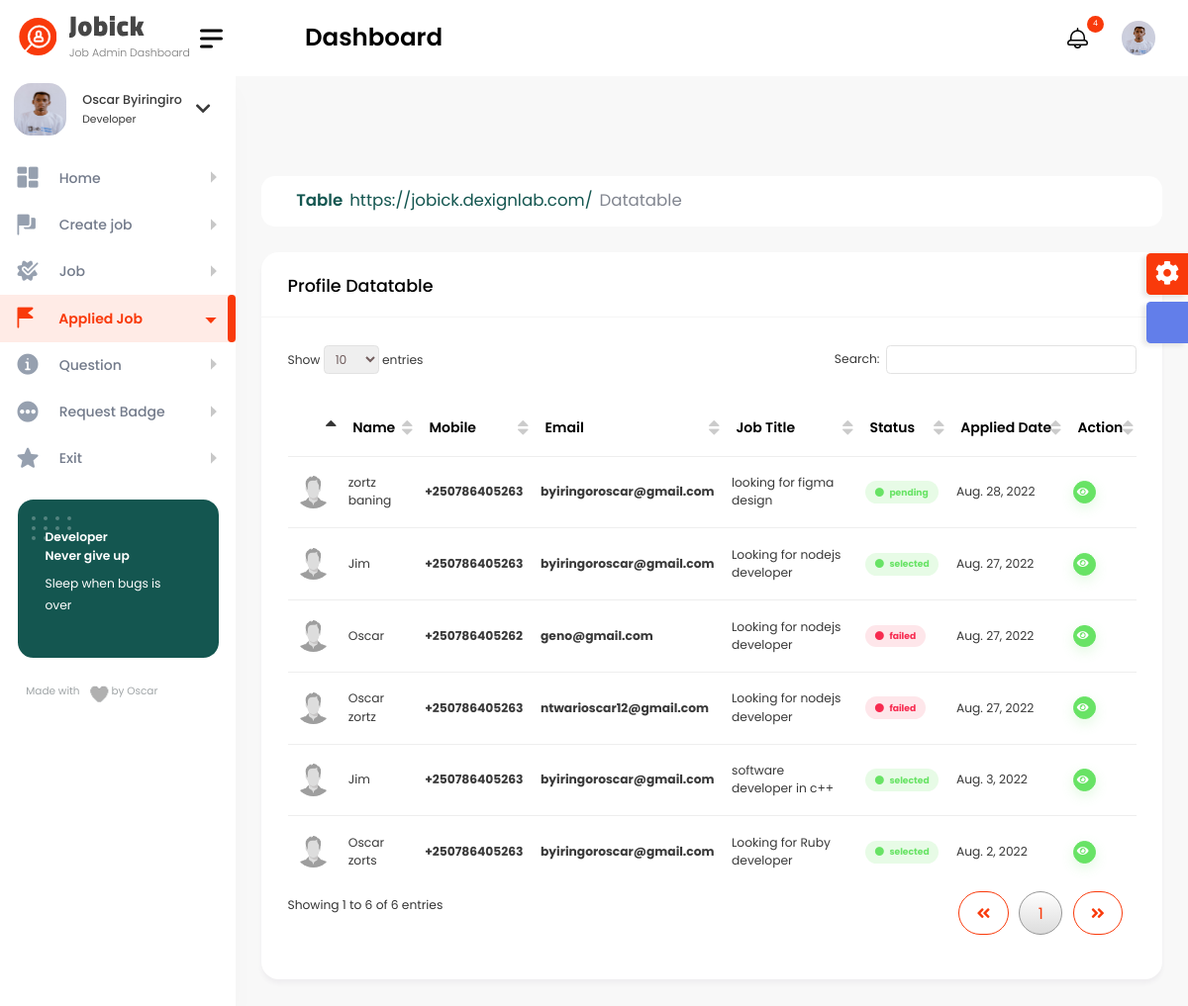
Screenshot of /user_admin/job_applied_admin/ (signed in) with the database file from the repository.
### authentication/models.py (models this page shows, shortened)
class Profile(models.Model):
    user = models.OneToOneField(User, on_delete=models.CASCADE)
    user_image = models.ImageField(upload_to='images/', default='profile.png', null=True, blank=True)
    location = models.CharField(max_length=100, null=True, blank=True)
    about_me = models.TextField(null=True, blank=True)
    github_link = models.URLField(default='https://github.com/', null=True, blank=True)
    website_link = models.URLField(default='https://www.google.com/', null=True, blank=True)
    backend_development = models.PositiveIntegerField(null=True, blank=True)
    frontend_development = models.PositiveIntegerField(null=True, blank=True)
    hardware = models.PositiveIntegerField(null=True, blank=True)
    uiandux = models.PositiveIntegerField(null=True, blank=True)
    artificial_intelligence = models.PositiveIntegerField(null=True, blank=True)
    badge = models.BooleanField(default=False)
    date_created = models.DateField(default=now)

class User(AbstractBaseUser):
    full_name = models.CharField(max_length=255, null=False)
    email = models.EmailField(
        verbose_name='email address',
        max_length=255,
        unique=True,
    )
    phone_number = PhoneNumberField(unique=True)
    is_verified = models.BooleanField(default=False)
    is_two_f_enable = models.BooleanField(default=False)
    is_active = models.BooleanField(default=True)
    staff = models.BooleanField(default=False)
    admin = models.BooleanField(default=False)
    USERNAME_FIELD = 'email'
    REQUIRED_FIELDS = ['full_name', 'phone_number']
    objects = UserManager()
    class Meta:
        app_label = 'authentication'

### questions/models.py (models this page shows, shortened)
class Applied_job(models.Model):
    job = models.ForeignKey(Job_work, on_delete=models.CASCADE)
    full_name = models.CharField(max_length=100)
    email = models.EmailField()
    phone_number = PhoneNumberField()
    residence = models.CharField(max_length=100)
    current_company = models.CharField(max_length=100, null=True, blank=True)
    resume = models.FileField()
    linkedin_url = models.URLField()
    biography = models.TextField()
    rejected_apply = models.BooleanField(default=False)
    hired_apply = models.BooleanField(default=False)
    interview = models.BooleanField(default=False)
    applied_date = models.DateField(auto_now_add=True)
    class Meta:
        verbose_name_plural = 'Job Applied'

class Job_work(models.Model):
    job_owner = models.ForeignKey(User, on_delete=models.CASCADE, default=1)
    title_developer = models.CharField(max_length=250)
    title_task = models.CharField(max_length=250)
    amount_range_start = models.PositiveIntegerField()
    amount_range_end = models.PositiveIntegerField()
    tags = models.CharField(max_length=250)
    job_description = models.TextField()
    experience = models.CharField(max_length=250)
    job_type = models.CharField(max_length=250)
    enable_remote = models.BooleanField()
    country_location = models.CharField(max_length=250)
    viewed = models.PositiveIntegerField(default=0)
    job_hired = models.BooleanField(default=False)
    published_date = models.DateField(auto_now_add=True)
    expire_date = models.DateField()
    class Meta:
        verbose_name_plural = 'Job'

### user_dashboard/views.py (the view)
# urls.py: path('job_applied_admin/', views.job_applied_admin, name="job_applied_admin"),
@login_required(login_url='login')
def job_applied_admin(request):
    job_apply = Applied_job.objects.filter(job__job_owner=request.user).order_by('-applied_date')
    context = {
        'person_job': job_apply
    }
    return render(request, 'job_applied_admin.html', context)

### user_dashboard/templates/job_applied_admin.html (shortened to what this page needs)
{% include 'user_admin/base.html' %}
{% load static %}
{% block content %}
        <div class="content-body">
            <div class="container-fluid">
				<div class="row page-titles">
					<ol class="breadcrumb">
						<li class="breadcrumb-item active"><a href="javascript:void(0)">Table</a></li>
						<li class="breadcrumb-item"><a href="javascript:void(0)">Datatable</a></li>
					</ol>
                </div>
                <div class="row">
                    <div class="col-12">
                        <div class="card">
                            <div class="card-header">
                                <h4 class="card-title">Profile Datatable</h4>
                            </div>
                            <div class="card-body">
                                <div class="table-responsive">
                                    <table id="example3" class="display" style="min-width: 845px">
                                        <thead>
                                            <tr>
                                                <th></th>
                                                <th>Name</th>
                                                <th>Mobile</th>
                                                <th>Email</th>
                                                <th>Job title</th>
                                                <th>Status</th>
                                                <th>Applied Date</th>
                                                <th>Action</th>
                                            </tr>
                                        </thead>
                                        <tbody>
                                        {% for person in person_job %}
                                            <tr>
                                                <td><img class="rounded-circle" width="35" src="{% static 'profile.png' %}" alt=""></td>
                                                <td>{{ person.full_name }}</td>
                                                <td><a href="javascript:void(0);"><strong>{{ person.phone_number }}</strong></a></td>
                                                <td><a href="javascript:void(0);"><strong>{{ person.email }}</strong></a></td>
                                                <td>{{ person.job.title_developer }}</td>
                                                <td>
                                                    {% if person.hired_apply %}
                                                        <span class="badge light badge-success">
														<i class="fa fa-circle text-success me-1"></i>
														selected
													</span>
                                                        {% elif not person.hired_apply and person.job.job_hired %}
                                                        <span class="badge light badge-danger">
														<i class="fa fa-circle text-danger me-1"></i>
														failed
													</span>
                                                    {% elif not person.rejected_apply or not person.job.job_hired %}
													<span class="badge light badge-success">
														<i class="fa fa-circle text-success me-1"></i>
														pending
													</span>
                                                        {% else %}
                                                        <span class="badge light badge-success">
														<i class="fa fa-circle text-danger me-1"></i>
														failed
													</span>
                                                    {% endif %}
												</td>
                                                <td>{{ person.applied_date }}</td>
                                                <td>
													<div class="d-flex">
                                                        <a href="{% url 'applied_profile' person.id %}" class="btn btn-success shadow btn-xs sharp me-1"><i class="fa fa-eye me-2"></i></a>
													</div>
												</td>
                                            </tr>
                                        {% endfor %}
                                        </tbody>
                                    </table>
                                </div>
                            </div>
                        </div>
                    </div>
				</div>
            </div>
        </div>
{% endblock %}

### templates/user_admin/base.html (shortened to what this page needs)
<!DOCTYPE html>
{% load static %}
<html lang="en">
<head>
    <link href="{% static 'dashboard/vendor/datatables/css/jquery.dataTables.min.css' %}" rel="stylesheet">
	<link href="{% static 'dashboard/vendor/jquery-nice-select/css/nice-select.css' %}" rel="stylesheet">
	<link href="{% static 'dashboard/vendor/owl-carousel/owl.carousel.css' %}" rel="stylesheet">
    <link href="{% static 'dashboard/css/style.css' %}" rel="stylesheet">
    <link href="{% static 'input_tag/tagify.css' %}" rel="stylesheet">
</head>
<body>
    <div id="main-wrapper">
        <div class="nav-header">
            <a href="{% url 'user_home' %}" class="brand-logo">
				<svg class="brand-title" xmlns="http://www.w3.org/2000/svg" width="134.01" height="48.365" viewBox="0 0 134.01 48.365">
				  <g id="Group_38" data-name="Group 38" transform="translate(-133.99 -40.635)">
					<text id="Job_Admin_Dashboard" data-name="Job Admin Dashboard" transform="translate(134 85)" fill="#787878" font-size="12" font-family="Poppins-Light, Poppins" font-weight="300"><tspan x="0" y="0">Job Admin Dashboard</tspan></text>
				  </g>
				</svg>
            </a>
            <div class="nav-control">
                <div class="hamburger">
                    <span class="line"></span><span class="line"></span><span class="line"></span>
                </div>
            </div>
        </div>
        <div class="header">
            <div class="header-content">
                <nav class="navbar navbar-expand">
                    <div class="collapse navbar-collapse justify-content-between">
                        <div class="header-left">
							<div class="dashboard_bar">
                                Dashboard
                            </div>
                        </div>
                        <ul class="navbar-nav header-right">
							<li class="nav-item dropdown notification_dropdown">
                                <a class="nav-link" href="javascript:void(0);" role="button" data-bs-toggle="dropdown">
                                    <span class="badge light text-white bg-primary rounded-circle">4</span>
                                </a>
                            </li>
							<li class="nav-item dropdown header-profile">
                                <a class="nav-link" href="javascript:void(0);" role="button" data-bs-toggle="dropdown">
                                    <img src="{{ profile.user_image.url }}" width="20" alt=""/>
                                </a>
                            </li>
                        </ul>
                    </div>
				</nav>
			</div>
		</div>
        {% include 'partial/dashboard_sidebar.html' %}
        <div class="footer">
            <div class="copyright">
                <p>Copyright © Designed &amp; Developed by <a href="" target="_blank">Oscar</a> 2022</p>
            </div>
        </div>
	</div>
</body>
</html>

### templates/partial/dashboard_sidebar.html (shortened to what this page needs)
{% load static %}
<div class="dlabnav">
            <div class="dlabnav-scroll">
				<div class="dropdown header-profile2 ">
					<a class="nav-link " href="javascript:void(0);"  role="button" data-bs-toggle="dropdown">
						<div class="header-info2 d-flex align-items-center">
							<img src="{{ profile.user_image.url }}" alt=""/>
							<div class="d-flex align-items-center sidebar-info">
								<div>
									<span class="font-w400 d-block">{{ user.full_name }}</span>
									<small class="text-end font-w400">Developer</small>
								</div>
								<i class="fas fa-chevron-down"></i>
							</div>
						</div>
					</a>
				</div>
				<ul class="metismenu" id="menu">
                    <li><a class="has-arrow " href="{% url 'user_home' %}" aria-expanded="false">
							<span class="nav-text">Home</span>
						</a>
                    </li>
					<li><a class="has-arrow " href="{% url 'user_create_job' %}" aria-expanded="false">
							<span class="nav-text">Create job</span>
						</a>
                    </li>
                    <li><a class="has-arrow " href="{% url 'job_user_admin' %}" aria-expanded="false">
							<span class="nav-text">Job</span>
						</a>
					</li>
                    <li><a class="has-arrow " href="{% url 'job_applied_admin' %}" aria-expanded="false">
							<span class="nav-text">Applied Job</span>
						</a>
					</li>
                    <li><a class="has-arrow " href="{% url 'question_admin' %}" aria-expanded="false">
							<span class="nav-text">Question</span>
						</a>
                    </li>
                    <li><a class="has-arrow " href="{% url 'request_badger_user' %}" aria-expanded="false">
							<span class="nav-text">Request Badge</span>
						</a>
                    </li>
                    <li><a class="has-arrow " href="{% url 'home' %}" aria-expanded="false">
							<span class="nav-text">Exit</span>
						</a>
                    </li>
                </ul>
				<div class="plus-box">
					<p class="fs-14 font-w600 mb-2">Developer<br>Never give up<br></p>
					<p>Sleep when bugs is over</p>
				</div>
				<div class="copyright">
					<p class="fs-12">Made with <span class="heart"></span> by Oscar</p>
				</div>
			</div>
        </div>

### static/input_tag/tagify.css (style rules this page uses)
:root { --tagify-dd-color-primary:rgb(53,149,246);--tagify-dd-bg-color:white;--tagify-dd-item-pad:.3em .5em }

### rows the page displays
Profile: user_image (picture)
User: full_name "Oscar Byiringiro"
Applied_job: full_name "zortz baning", phone_number "+250786405263", email "byiringoroscar@gmail.com", job.title_developer "looking for figma design", rejected_apply False (drawn), hired_apply "pending", applied_date "Aug. 28, 2022"
Applied_job: full_name "Jim", phone_number "+250786405263", email "byiringoroscar@gmail.com", job.title_developer "Looking for nodejs developer", hired_apply "selected", applied_date "Aug. 27, 2022"
Applied_job: full_name "Oscar", phone_number "+250786405262", email "geno@gmail.com", job.title_developer "Looking for nodejs developer", hired_apply False (drawn), applied_date "Aug. 27, 2022"
Applied_job: full_name "Oscar zortz", phone_number "+250786405263", email "ntwarioscar12@gmail.com", job.title_developer "Looking for nodejs developer", hired_apply False (drawn), applied_date "Aug. 27, 2022"
Applied_job: full_name "Jim", phone_number "+250786405263", email "byiringoroscar@gmail.com", job.title_developer "software developer in c++", hired_apply "selected", applied_date "Aug. 3, 2022"
Applied_job: full_name "Oscar zorts", phone_number "+250786405263", email "byiringoroscar@gmail.com", job.title_developer "Looking for Ruby developer", hired_apply "selected", applied_date "Aug. 2, 2022"
